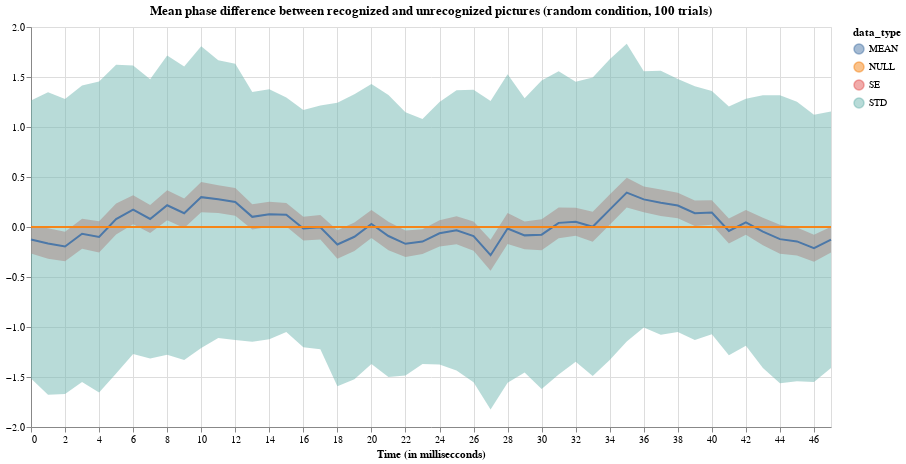

Source (notebook cell):
### Markdown cell above
Ha minden igaz, az alábbi két ábra szemlélteti a kísérleti eredményt. Véletlenszerű választás esetén a fáziskülönbség alig tér el nullától, míg a szinkronizált kondícióban szisztematikus különbség figyelhető meg.

### Code cell
plot_result(noisy_result_rand, "random", 100)

### Figure 1 — Vega-Lite specification as saved in the notebook (floating-point values rounded to 4 significant figures)
{"config": {"view": {"continuousWidth": 400, "continuousHeight": 300}}, "layer": [{"data": {"name": "data-d3d7032d5a15dee676e516210907c109"}, "mark": {"type": "area", "opacity": 0.5}, "encoding": {"color": {"type": "nominal", "field": "data_type"}, "x": {"type": "quantitative", "field": "index", "scale": {"domain": [0, 47], "nice": false}, "title": "Time (in millisecconds)"}, "y": {"type": "quantitative", "field": "bottom", "scale": {"domain": [-1.832, 1.832]}, "title": null}, "y2": {"field": "top"}}, "height": 400, "title": "Mean phase difference between recognized and unrecognized pictures (random condition, 100 trials)", "width": 800}, {"data": {"name": "data-34f5232d8b595a33fed834bddb9388fa"}, "mark": "line", "encoding": {"color": {"type": "nominal", "field": "data_type"}, "x": {"type": "quantitative", "field": "index", "scale": {"domain": [0, 47], "nice": false}, "title": "Time (in millisecconds)"}, "y": {"type": "quantitative", "field": "values"}}, "height": 400, "title": "Mean phase difference between recognized and unrecognized pictures (random condition, 100 trials)", "width": 800}], "$schema": "https://vega.github.io/schema/vega-lite/v4.8.1.json", "datasets": {"data-d3d7032d5a15dee676e516210907c109": [{"index": 0, "bottom": -0.2643, "data_type": "SE", "top": 0.01503}, {"index": 1, "bottom": -0.3175, "data_type": "SE", "top": -0.01339}, {"index": 2, "bottom": -0.3433, "data_type": "SE", "top": -0.04698}, {"index": 3, "bottom": -0.2163, "data_type": "SE", "top": 0.08169}, {"index": 4, "bottom": -0.2558, "data_type": "SE", "top": 0.05677}, {"index": 5, "bottom": -0.07575, "data_type": "SE", "top": 0.2346}, {"index": 6, "bottom": 0.02763, "data_type": "SE", "top": 0.3176}, {"index": 7, "bottom": -0.05989, "data_type": "SE", "top": 0.2207}, {"index": 8, "bottom": 0.06731, "data_type": "SE", "top": 0.3681}, {"index": 9, "bottom": -0.009816, "data_type": "SE", "top": 0.285}, {"index": 10, "bottom": 0.1471, "data_type": "SE", "top": 0.4502}, {"index": 11, "bottom": 0.139, "data_type": "SE", "top": 0.4181}, {"index": 12, "bottom": 0.1116, "data_type": "SE", "top": 0.3893}, {"index": 13, "bottom": -0.02402, "data_type": "SE", "top": 0.2268}, {"index": 14, "bottom": 0.002076, "data_type": "SE", "top": 0.2534}, {"index": 15, "bottom": 0.004682, "data_type": "SE", "top": 0.2405}, {"index": 16, "bottom": -0.1348, "data_type": "SE", "top": 0.1035}, {"index": 17, "bottom": -0.1262, "data_type": "SE", "top": 0.1189}, {"index": 18, "bottom": -0.3169, "data_type": "SE", "top": -0.03194}, {"index": 19, "bottom": -0.2408, "data_type": "SE", "top": 0.04546}, {"index": 20, "bottom": -0.111, "data_type": "SE", "top": 0.1703}, {"index": 21, "bottom": -0.232, "data_type": "SE", "top": 0.05133}, {"index": 22, "bottom": -0.3002, "data_type": "SE", "top": -0.03569}, {"index": 23, "bottom": -0.2692, "data_type": "SE", "top": -0.02296}, {"index": 24, "bottom": -0.1952, "data_type": "SE", "top": 0.06862}, {"index": 25, "bottom": -0.1737, "data_type": "SE", "top": 0.108}, {"index": 26, "bottom": -0.238, "data_type": "SE", "top": 0.05602}, {"index": 27, "bottom": -0.437, "data_type": "SE", "top": -0.1269}, {"index": 28, "bottom": -0.1699, "data_type": "SE", "top": 0.1402}, {"index": 29, "bottom": -0.2215, "data_type": "SE", "top": 0.05411}, {"index": 30, "bottom": -0.2319, "data_type": "SE", "top": 0.07815}, {"index": 31, "bottom": -0.1113, "data_type": "SE", "top": 0.1938}, {"index": 32, "bottom": -0.08822, "data_type": "SE", "top": 0.1934}, {"index": 33, "bottom": -0.1479, "data_type": "SE", "top": 0.1521}, {"index": 34, "bottom": 0.02297, "data_type": "SE", "top": 0.3252}, {"index": 35, "bottom": 0.1943, "data_type": "SE", "top": 0.4934}, {"index": 36, "bottom": 0.1474, "data_type": "SE", "top": 0.4048}, {"index": 37, "bottom": 0.1104, "data_type": "SE", "top": 0.3758}, {"index": 38, "bottom": 0.0879, "data_type": "SE", "top": 0.3422}, {"index": 39, "bottom": 0.01078, "data_type": "SE", "top": 0.2658}, {"index": 40, "bottom": 0.02216, "data_type": "SE", "top": 0.2666}, {"index": 41, "bottom": -0.1639, "data_type": "SE", "top": 0.08598}, {"index": 42, "bottom": -0.07754, "data_type": "SE", "top": 0.1708}, {"index": 43, "bottom": -0.1828, "data_type": "SE", "top": 0.09144}, {"index": 44, "bottom": -0.2663, "data_type": "SE", "top": 0.02324}, {"index": 45, "bottom": -0.2847, "data_type": "SE", "top": -0.003851}, {"index": 46, "bottom": -0.3469, "data_type": "SE", "top": -0.07837}, {"index": 47, "bottom": -0.2561, "data_type": "SE", "top": 0.0018}, {"index": 0, "bottom": -1.514, "data_type": "STD", "top": 1.265}, {"index": 1, "bottom": -1.679, "data_type": "STD", "top": 1.348}, {"index": 2, "bottom": -1.669, "data_type": "STD", "top": 1.279}, {"index": 3, "bottom": -1.55, "data_type": "STD", "top": 1.415}, {"index": 4, "bottom": -1.654, "data_type": "STD", "top": 1.455}, {"index": 5, "bottom": -1.464, "data_type": "STD", "top": 1.623}, {"index": 6, "bottom": -1.27, "data_type": "STD", "top": 1.615}, {"index": 7, "bottom": -1.316, "data_type": "STD", "top": 1.476}, {"index": 8, "bottom": -1.279, "data_type": "STD", "top": 1.714}, {"index": 9, "bottom": -1.329, "data_type": "STD", "top": 1.604}, {"index": 10, "bottom": -1.209, "data_type": "STD", "top": 1.806}, {"index": 11, "bottom": -1.11, "data_type": "STD", "top": 1.667}, {"index": 12, "bottom": -1.131, "data_type": "STD", "top": 1.632}, {"index": 13, "bottom": -1.146, "data_type": "STD", "top": 1.349}, {"index": 14, "bottom": -1.123, "data_type": "STD", "top": 1.378}, {"index": 15, "bottom": -1.051, "data_type": "STD", "top": 1.296}, {"index": 16, "bottom": -1.201, "data_type": "STD", "top": 1.17}, {"index": 17, "bottom": -1.223, "data_type": "STD", "top": 1.215}, {"index": 18, "bottom": -1.592, "data_type": "STD", "top": 1.243}, {"index": 19, "bottom": -1.522, "data_type": "STD", "top": 1.326}, {"index": 20, "bottom": -1.37, "data_type": "STD", "top": 1.429}, {"index": 21, "bottom": -1.5, "data_type": "STD", "top": 1.319}, {"index": 22, "bottom": -1.484, "data_type": "STD", "top": 1.148}, {"index": 23, "bottom": -1.371, "data_type": "STD", "top": 1.079}, {"index": 24, "bottom": -1.376, "data_type": "STD", "top": 1.249}, {"index": 25, "bottom": -1.434, "data_type": "STD", "top": 1.369}, {"index": 26, "bottom": -1.554, "data_type": "STD", "top": 1.372}, {"index": 27, "bottom": -1.825, "data_type": "STD", "top": 1.261}, {"index": 28, "bottom": -1.557, "data_type": "STD", "top": 1.528}, {"index": 29, "bottom": -1.455, "data_type": "STD", "top": 1.288}, {"index": 30, "bottom": -1.619, "data_type": "STD", "top": 1.465}, {"index": 31, "bottom": -1.476, "data_type": "STD", "top": 1.559}, {"index": 32, "bottom": -1.348, "data_type": "STD", "top": 1.454}, {"index": 33, "bottom": -1.49, "data_type": "STD", "top": 1.495}, {"index": 34, "bottom": -1.329, "data_type": "STD", "top": 1.678}, {"index": 35, "bottom": -1.144, "data_type": "STD", "top": 1.832}, {"index": 36, "bottom": -1.004, "data_type": "STD", "top": 1.556}, {"index": 37, "bottom": -1.077, "data_type": "STD", "top": 1.563}, {"index": 38, "bottom": -1.05, "data_type": "STD", "top": 1.48}, {"index": 39, "bottom": -1.13, "data_type": "STD", "top": 1.407}, {"index": 40, "bottom": -1.072, "data_type": "STD", "top": 1.361}, {"index": 41, "bottom": -1.282, "data_type": "STD", "top": 1.204}, {"index": 42, "bottom": -1.189, "data_type": "STD", "top": 1.282}, {"index": 43, "bottom": -1.41, "data_type": "STD", "top": 1.318}, {"index": 44, "bottom": -1.562, "data_type": "STD", "top": 1.319}, {"index": 45, "bottom": -1.542, "data_type": "STD", "top": 1.253}, {"index": 46, "bottom": -1.549, "data_type": "STD", "top": 1.124}, {"index": 47, "bottom": -1.41, "data_type": "STD", "top": 1.156}], "data-34f5232d8b595a33fed834bddb9388fa": [{"index": 0, "values": -0.1246, "data_type": "MEAN"}, {"index": 1, "values": -0.1655, "data_type": "MEAN"}, {"index": 2, "values": -0.1951, "data_type": "MEAN"}, {"index": 3, "values": -0.06732, "data_type": "MEAN"}, {"index": 4, "values": -0.09949, "data_type": "MEAN"}, {"index": 5, "values": 0.0794, "data_type": "MEAN"}, {"index": 6, "values": 0.1726, "data_type": "MEAN"}, {"index": 7, "values": 0.08042, "data_type": "MEAN"}, {"index": 8, "values": 0.2177, "data_type": "MEAN"}, {"index": 9, "values": 0.1376, "data_type": "MEAN"}, {"index": 10, "values": 0.2986, "data_type": "MEAN"}, {"index": 11, "values": 0.2785, "data_type": "MEAN"}, {"index": 12, "values": 0.2505, "data_type": "MEAN"}, {"index": 13, "values": 0.1014, "data_type": "MEAN"}, {"index": 14, "values": 0.1277, "data_type": "MEAN"}, {"index": 15, "values": 0.1226, "data_type": "MEAN"}, {"index": 16, "values": -0.01567, "data_type": "MEAN"}, {"index": 17, "values": -0.00364, "data_type": "MEAN"}, {"index": 18, "values": -0.1744, "data_type": "MEAN"}, {"index": 19, "values": -0.09766, "data_type": "MEAN"}, {"index": 20, "values": 0.02964, "data_type": "MEAN"}, {"index": 21, "values": -0.09033, "data_type": "MEAN"}, {"index": 22, "values": -0.168, "data_type": "MEAN"}, {"index": 23, "values": -0.1461, "data_type": "MEAN"}, {"index": 24, "values": -0.0633, "data_type": "MEAN"}, {"index": 25, "values": -0.03283, "data_type": "MEAN"}, {"index": 26, "values": -0.09098, "data_type": "MEAN"}, {"index": 27, "values": -0.282, "data_type": "MEAN"}, {"index": 28, "values": -0.01485, "data_type": "MEAN"}, {"index": 29, "values": -0.08371, "data_type": "MEAN"}, {"index": 30, "values": -0.07685, "data_type": "MEAN"}, {"index": 31, "values": 0.04125, "data_type": "MEAN"}, {"index": 32, "values": 0.05259, "data_type": "MEAN"}, {"index": 33, "values": 0.002099, "data_type": "MEAN"}, {"index": 34, "values": 0.1741, "data_type": "MEAN"}, {"index": 35, "values": 0.3438, "data_type": "MEAN"}, {"index": 36, "values": 0.2761, "data_type": "MEAN"}, {"index": 37, "values": 0.2431, "data_type": "MEAN"}, {"index": 38, "values": 0.2151, "data_type": "MEAN"}, {"index": 39, "values": 0.1383, "data_type": "MEAN"}, {"index": 40, "values": 0.1444, "data_type": "MEAN"}, {"index": 41, "values": -0.03897, "data_type": "MEAN"}, {"index": 42, "values": 0.04662, "data_type": "MEAN"}, {"index": 43, "values": -0.04566, "data_type": "MEAN"}, {"index": 44, "values": -0.1215, "data_type": "MEAN"}, {"index": 45, "values": -0.1443, "data_type": "MEAN"}, {"index": 46, "values": -0.2127, "data_type": "MEAN"}, {"index": 47, "values": -0.1272, "data_type": "MEAN"}, {"index": 0, "values": 0.0, "data_type": "NULL"}, {"index": 1, "values": 0.0, "data_type": "NULL"}, {"index": 2, "values": 0.0, "data_type": "NULL"}, {"index": 3, "values": 0.0, "data_type": "NULL"}, {"index": 4, "values": 0.0, "data_type": "NULL"}, {"index": 5, "values": 0.0, "data_type": "NULL"}, {"index": 6, "values": 0.0, "data_type": "NULL"}, {"index": 7, "values": 0.0, "data_type": "NULL"}, {"index": 8, "values": 0.0, "data_type": "NULL"}, {"index": 9, "values": 0.0, "data_type": "NULL"}, {"index": 10, "values": 0.0, "data_type": "NULL"}, {"index": 11, "values": 0.0, "data_type": "NULL"}, {"index": 12, "values": 0.0, "data_type": "NULL"}, {"index": 13, "values": 0.0, "data_type": "NULL"}, {"index": 14, "values": 0.0, "data_type": "NULL"}, {"index": 15, "values": 0.0, "data_type": "NULL"}, {"index": 16, "values": 0.0, "data_type": "NULL"}, {"index": 17, "values": 0.0, "data_type": "NULL"}, {"index": 18, "values": 0.0, "data_type": "NULL"}, {"index": 19, "values": 0.0, "data_type": "NULL"}, {"index": 20, "values": 0.0, "data_type": "NULL"}, {"index": 21, "values": 0.0, "data_type": "NULL"}, {"index": 22, "values": 0.0, "data_type": "NULL"}, {"index": 23, "values": 0.0, "data_type": "NULL"}, {"index": 24, "values": 0.0, "data_type": "NULL"}, {"index": 25, "values": 0.0, "data_type": "NULL"}, {"index": 26, "values": 0.0, "data_type": "NULL"}, {"index": 27, "values": 0.0, "data_type": "NULL"}, {"index": 28, "values": 0.0, "data_type": "NULL"}, {"index": 29, "values": 0.0, "data_type": "NULL"}, {"index": 30, "values": 0.0, "data_type": "NULL"}, {"index": 31, "values": 0.0, "data_type": "NULL"}, {"index": 32, "values": 0.0, "data_type": "NULL"}, {"index": 33, "values": 0.0, "data_type": "NULL"}, {"index": 34, "values": 0.0, "data_type": "NULL"}, {"index": 35, "values": 0.0, "data_type": "NULL"}, {"index": 36, "values": 0.0, "data_type": "NULL"}, {"index": 37, "values": 0.0, "data_type": "NULL"}, {"index": 38, "values": 0.0, "data_type": "NULL"}, {"index": 39, "values": 0.0, "data_type": "NULL"}, {"index": 40, "values": 0.0, "data_type": "NULL"}, {"index": 41, "values": 0.0, "data_type": "NULL"}, {"index": 42, "values": 0.0, "data_type": "NULL"}, {"index": 43, "values": 0.0, "data_type": "NULL"}, {"index": 44, "values": 0.0, "data_type": "NULL"}, {"index": 45, "values": 0.0, "data_type": "NULL"}, {"index": 46, "values": 0.0, "data_type": "NULL"}, {"index": 47, "values": 0.0, "data_type": "NULL"}]}}
